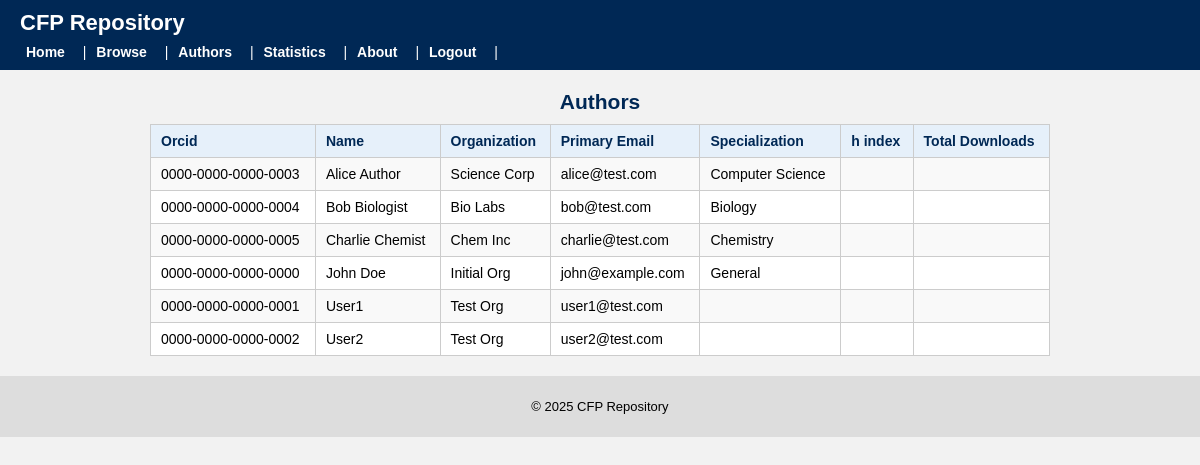
Screenshot of /authors.php (signed in) with the database file from the repository.
### tables this page shows
CREATE TABLE `author` (
  `orcid` varchar(20) NOT NULL,
  `member_id` int(11) NOT NULL,
  `bio` text DEFAULT NULL,
  `specialization` varchar(100) DEFAULT NULL,
  `h_index` int(11) DEFAULT NULL,
  `total_downloads` int(11) DEFAULT NULL
);

CREATE TABLE `member` (
  `member_id` int(11) NOT NULL,
  `name` varchar(100) NOT NULL,
  `organization` varchar(100) NOT NULL,
  `primary_email` varchar(100) NOT NULL,
  `recovery_email` varchar(100) DEFAULT NULL,
  `password_hash` varchar(255) NOT NULL,
  `pseudonym` varchar(50) NOT NULL,
  `verification_matrix` varchar(255) DEFAULT NULL,
  `matrix_expiry_date` date DEFAULT NULL,
  `join_date` date NOT NULL,
  `status` enum('active','suspended','blacklisted') DEFAULT 'active',
  `download_limit` int(11) DEFAULT NULL,
  `street` varchar(100) DEFAULT NULL,
  `city` varchar(50) DEFAULT NULL,
  `state` varchar(50) DEFAULT NULL,
  `country` varchar(50) DEFAULT NULL,
  `postal_code` varchar(20) DEFAULT NULL,
  `introduced_by` int(11) DEFAULT NULL
);

### authors.php (the view, shortened to what this page needs)
<?php
require 'db.php';
if (isset($_SESSION['member_id'])) {
    $sql_author_details = "SELECT
                          a.orcid,
                          m.name,
                          m.organization,
                          m.primary_email,
                          a.specialization,
                          a.h_index,
                          a.total_downloads
                          FROM author a
                          JOIN member m ON a.member_id = m.member_id
                          ORDER BY m.name ASC
                          ";
    $result_author_details = mysqli_query($conn, $sql_author_details);
}
else {
    echo "<p> You must be signed in to view author details. Redirecting to login page...</p>";
    header("Location: login.php");
    exit();
}
include 'header.php';
?>
<h2 class="centered-title">Authors</h2>
<table border="1">
    <tr>
        <th>Orcid</th>
        <th>Name</th>
        <th>Organization</th>
        <th>Primary Email</th>
        <th>Specialization</th>
        <th>h index</th>
        <th>Total Downloads</th>
    </tr>
    <?php while ($row = mysqli_fetch_assoc($result_author_details)) { ?>
        <tr>
            <td><?php echo htmlspecialchars($row['orcid']); ?></td>
            <td><?php echo htmlspecialchars($row['name']); ?></td>
            <td><?php echo htmlspecialchars($row['organization']); ?></td>
            <td><?php echo htmlspecialchars($row['primary_email']); ?></td>
            <td><?php echo htmlspecialchars($row['specialization']); ?></td>
            <td><?php echo htmlspecialchars($row['h_index']); ?></td>
            <td><?php echo htmlspecialchars($row['total_downloads']); ?></td>
        </tr>
    <?php } ?>
</table>
<?php include 'footer.php'; ?>

### css/style.css (style rules this page uses)
:root { --primary: #002855; --secondary: #f2f2f2; --accent: #005fa3; --danger: #b30000; }
body { font-family: Arial, Helvetica, sans-serif; font-size: 14px; margin: 0; padding: 0 20px; background-color: var(--secondary); }
h2, h3, h4 { margin-top: 20px; margin-bottom: 10px; color: var(--primary); }
table { border-collapse: collapse; width: 100%; margin: 10px 0 20px 0; background-color: #ffffff; }
th, td { border: 1px solid #cccccc; padding: 8px 10px; text-align: left; vertical-align: top; }
th { background-color: #e6f0fa; font-weight: bold; color: var(--primary); }
tr:nth-child(even) { background-color: #f9f9f9; }
table { border-collapse: collapse; width: 80%; max-width: 900px; margin: 10px auto 20px; background-color: #ffffff; }
.centered-title { text-align: center; }

### rows the page displays
author: orcid "0000-0000-0000-0003", member.name "Alice Author", member.organization "Science Corp", member.primary_email "alice@test.com", specialization "Computer Science"
author: orcid "0000-0000-0000-0004", member.name "Bob Biologist", member.organization "Bio Labs", member.primary_email "bob@test.com", specialization "Biology"
author: orcid "0000-0000-0000-0005", member.name "Charlie Chemist", member.organization "Chem Inc", member.primary_email "charlie@test.com", specialization "Chemistry"
author: orcid "0000-0000-0000-0000", member.name "John Doe", member.organization "Initial Org", member.primary_email "john@example.com", specialization "General"
author: orcid "0000-0000-0000-0001", member.name "User1", member.organization "Test Org", member.primary_email "user1@test.com"
author: orcid "0000-0000-0000-0002", member.name "User2", member.organization "Test Org", member.primary_email "user2@test.com"
